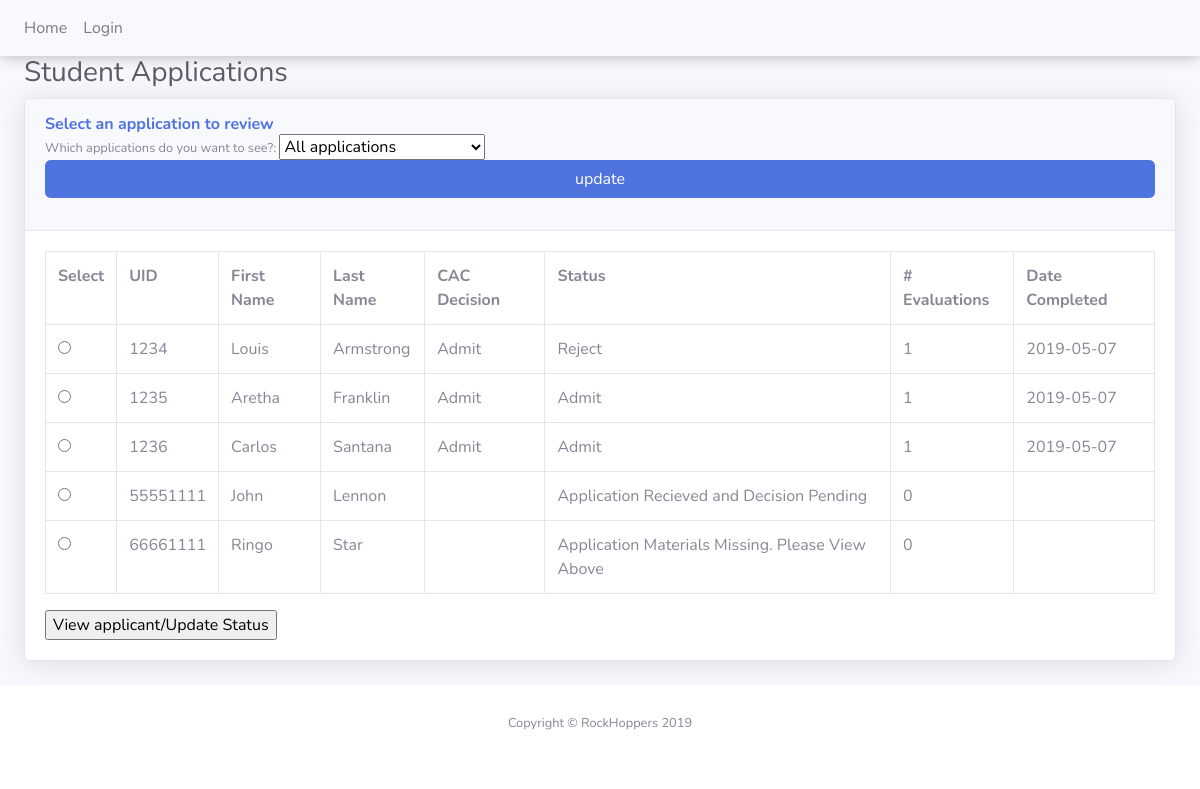
Screenshot of /part1_projects/RockHoppers/public_html/displayAppStatus.php with the database file from the repository.
### tables this page shows
CREATE TABLE applicant(
    uid int(8) not null AUTO_INCREMENT,
    ssn varchar(11),
    uname varchar(20) not null,
    fname varchar(20) not null,
    lname varchar(20) not null,
    street varchar(50),
    city varchar(20),
    state varchar(10), 
    email varchar(50),
    phone varchar(20),
    zip varchar(10),
    complete boolean not null,
    primary key(uid)
);

CREATE TABLE application_status(
    uid int(8) not null,
    ready_for_evaluation varchar(3) not null,
    admission_status varchar(70) not null,
    decision varchar(20),
    date_completed date,
    avg_rank float(3,2),
    num_evaluations int,
    primary key(uid)
);

### part1_projects/RockHoppers/public_html/displayAppStatus.php (the view, shortened to what this page needs)
<?php
include('connect.php');
?>
<!DOCTYPE html>
<html lang="en">
<head>
  <link href="apps/vendor/fontawesome-free/css/all.min.css" rel="stylesheet" type="text/css">
  <link href="apps/css/sb-admin-2.min.css" rel="stylesheet">
</head>
<body id="page-top">
  <div id="wrapper">
    <div id="content-wrapper" class="d-flex flex-column">
    	<?php include('../../FlatEarthSociety/public_html/navbar.php');?>
      <?php
      if(isset($_POST['Update'])){
      	if($_POST['displayApps']=='complete'){
      		$query = "SELECT a.uid, a.fname, a.lname, s.decision, s.admission_status, s.date_completed, s.num_evaluations FROM applicant as a, application_status as s WHERE a.uid=s.uid AND s.admission_status='complete'";
      	}else if($_POST['displayApps']=='ready'){
      		$query = "SELECT a.uid, a.fname, a.lname, s.decision, s.admission_status, s.date_completed, s.num_evaluations FROM applicant as a, application_status as s WHERE a.uid=s.uid AND s.decision IS NOT NULL AND s.admission_status='complete'";
      	}else{
      		$query = "SELECT a.uid, a.fname, a.lname, s.decision, s.admission_status, s.date_completed, s.num_evaluations FROM applicant as a, application_status as s WHERE a.uid=s.uid";
      	}
      }else{
      	$query = "SELECT a.uid, a.fname, a.lname, s.decision, s.admission_status, s.date_completed, s.num_evaluations FROM applicant as a, application_status as s WHERE a.uid=s.uid";
      }
      $result = mysqli_query($conn,$query);
      if(mysqli_num_rows($result) >= 0){
?>
        <div class="container-fluid">
          <h1 class="h3 mb-2 text-gray-800">Student Applications</h1>
          <div class="card shadow mb-4">
            <div class="card-header py-3">
              <h6 class="m-0 font-weight-bold text-primary">Select an application to review</h6>
              <form method="post" action="displayAppStatus.php">
              	<div class="form-group">
                      <a class="small">Which applications do you want to see?: </a>
                      <select name="displayApps">
                        <option value="all">All applications</option>
                      </select>
                      <span class="error"> <?php echo $roleErr;?></span><br>
              	<input class="btn btn-primary btn-user btn-block" type="submit" value="update" name="Update" />
              	</div>
              	</form>
            </div>
            <div class="card-body">
              <div class="table-responsive">
                <form method="post" action="statusUpdate.php">
                <table class="table table-bordered" id="dataTable" width="100%" cellspacing="0">
                  <tr>
                    <th>Select</th>
                    <th>UID</th>
                    <th>First Name</th>
                    <th>Last Name</th>
                    <th>CAC Decision</th>
                    <th>Status</th>
                    <th># Evaluations</th>
                    <th>Date Completed</th>
                </tr>
                <?php
        while($row = mysqli_fetch_assoc($result))
        {
          ?>
          <tr>
                    <td><input type="radio" name="student" value=<?php echo $row['uid']; ?> required></td>
                    <td> <?php echo $row['uid']; ?></td>
                    <td> <?php echo $row['fname'];  ?></td>
                    <td> <?php echo $row['lname']; ?></td>
                    <td> <?php echo $row['decision']; ?></td>
                    <td> <?php echo $row['admission_status']; ?></td>
                    <td> <?php echo $row['num_evaluations']; ?></td>
                    <td> <?php echo $row['date_completed']; ?></td>
          </tr>
          <?php
        }
        ?>
                </table>
                <input type="submit" name="view" value="View applicant/Update Status" align="right">
</form>
              </div>
            </div>
          </div>
        </div>
              <?php } ?>
      </div>
  </div>
      <footer class="sticky-footer bg-white">
        <div class="container my-auto">
          <div class="copyright text-center my-auto">
            <span>Copyright &copy; RockHoppers 2019</span>
          </div>
        </div>
      </footer>
</body>
</html>

### rows the page displays
applicant: uid "1234", fname "Louis", lname "Armstrong", application_status.decision "Admit", application_status.admission_status "Reject", application_status.num_evaluations "1", application_status.date_completed "2019-05-07"
applicant: uid "1235", fname "Aretha", lname "Franklin", application_status.decision "Admit", application_status.admission_status "Admit", application_status.num_evaluations "1", application_status.date_completed "2019-05-07"
applicant: uid "1236", fname "Carlos", lname "Santana", application_status.decision "Admit", application_status.admission_status "Admit", application_status.num_evaluations "1", application_status.date_completed "2019-05-07"
applicant: uid "55551111", fname "John", lname "Lennon", application_status.admission_status "Application Recieved and Decision Pending", application_status.num_evaluations "0"
applicant: uid "66661111", fname "Ringo", lname "Star", application_status.admission_status "Application Materials Missing. Please View Above", application_status.num_evaluations "0"
